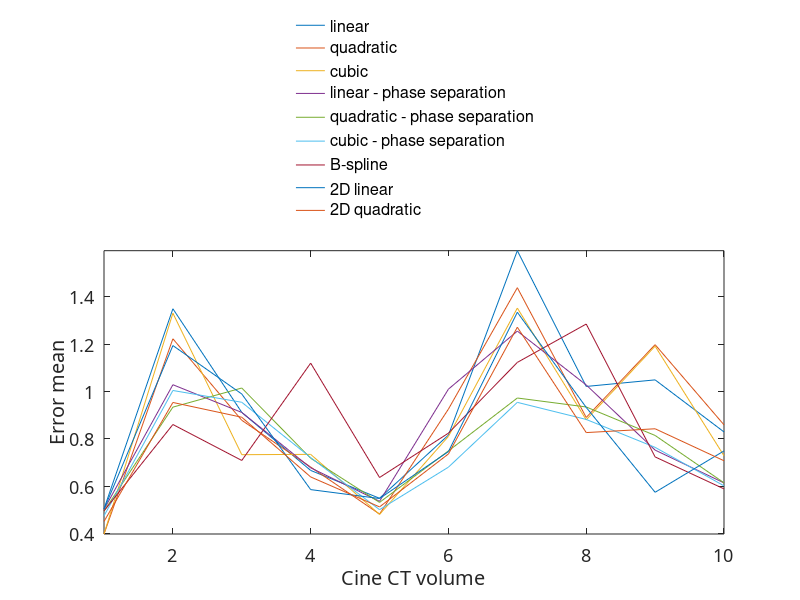
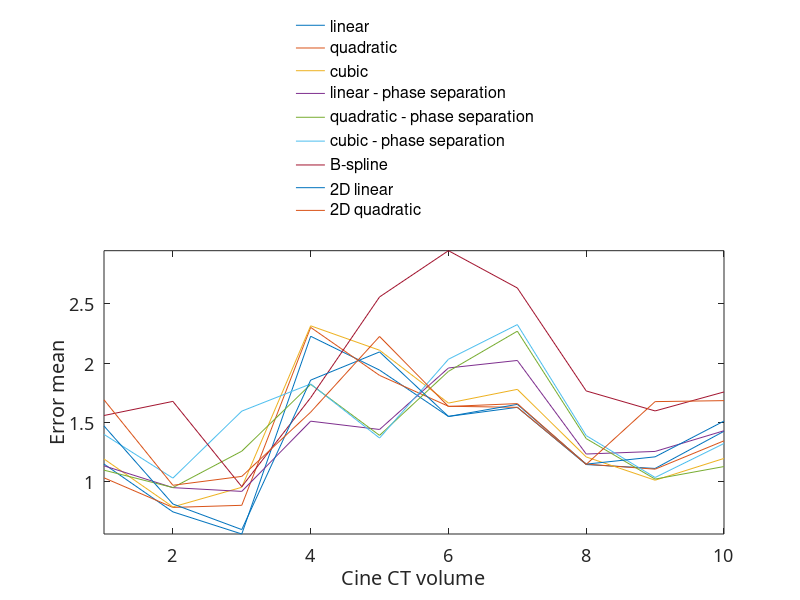
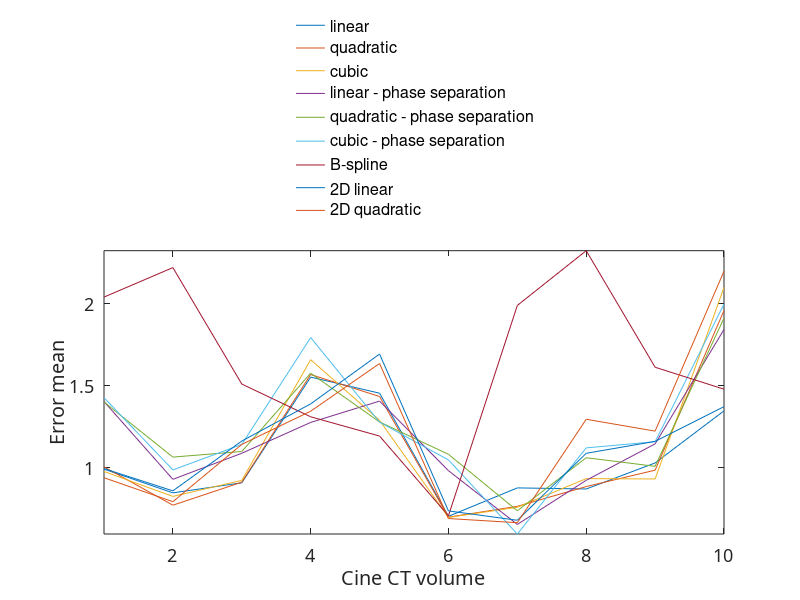
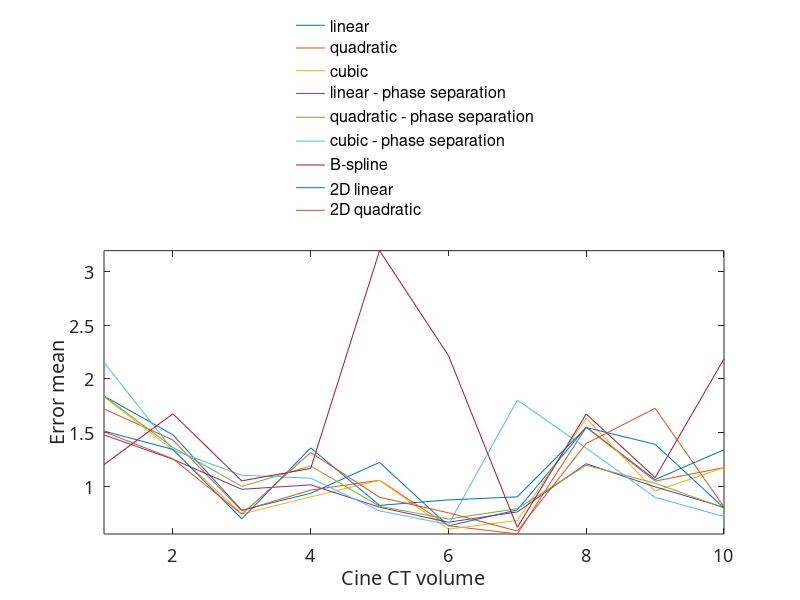

Here is the MATLAB script that generated these plots, in order:
function advPlotAll()

load('def_field_error2.mat');

MODELS = 1:9;
COUCH = 5;

for c=1:COUCH
  h = figure;
  for m=MODELS
    plot(squeeze(error_mean(m,c,:)));%, error_std_dev(m,c,:));
    hold on
  end

  set(h, 'Position', [0 0 600 400]);
  h_legend = legend('linear', 'quadratic', 'cubic', 'linear - phase separation', ...
  'quadratic - phase separation', 'cubic - phase separation', 'B-spline', ...
  '2D linear', '2D quadratic', 'Location', 'northoutside');
  set(h_legend,'Box','off');
  set(gca,'FontSize',13,'FontName','cmr');
  xlabel('Cine CT volume');
  ylabel('Error mean');
  axis tight
  figname = sprintf('../report/figures/task4/def_mean_error_couch%d.eps', c);
  hgexport(h, figname);
end

for c=1:COUCH
  h = figure;
  for m=MODELS
    plot(squeeze(error_mean(m,c,:)));%, error_std_dev(m,c,:));
    hold on
  end

  set(h, 'Position', [0 0 600 400]);
  h_legend = legend('linear', 'quadratic', 'cubic', 'linear - phase separation', ...
  'quadratic - phase separation', 'cubic - phase separation', 'B-spline', ...
  '2D linear', '2D quadratic', 'Location', 'northoutside');
  set(h_legend,'Box','off');
  set(gca,'FontSize',13,'FontName','cmr');
  xlabel('Cine CT volume');
  ylabel('Error std-dev');
  axis tight
  figname = sprintf('../report/figures/task4/def_stddev_error_couch%d.eps', c);
  hgexport(h, figname);
end

end